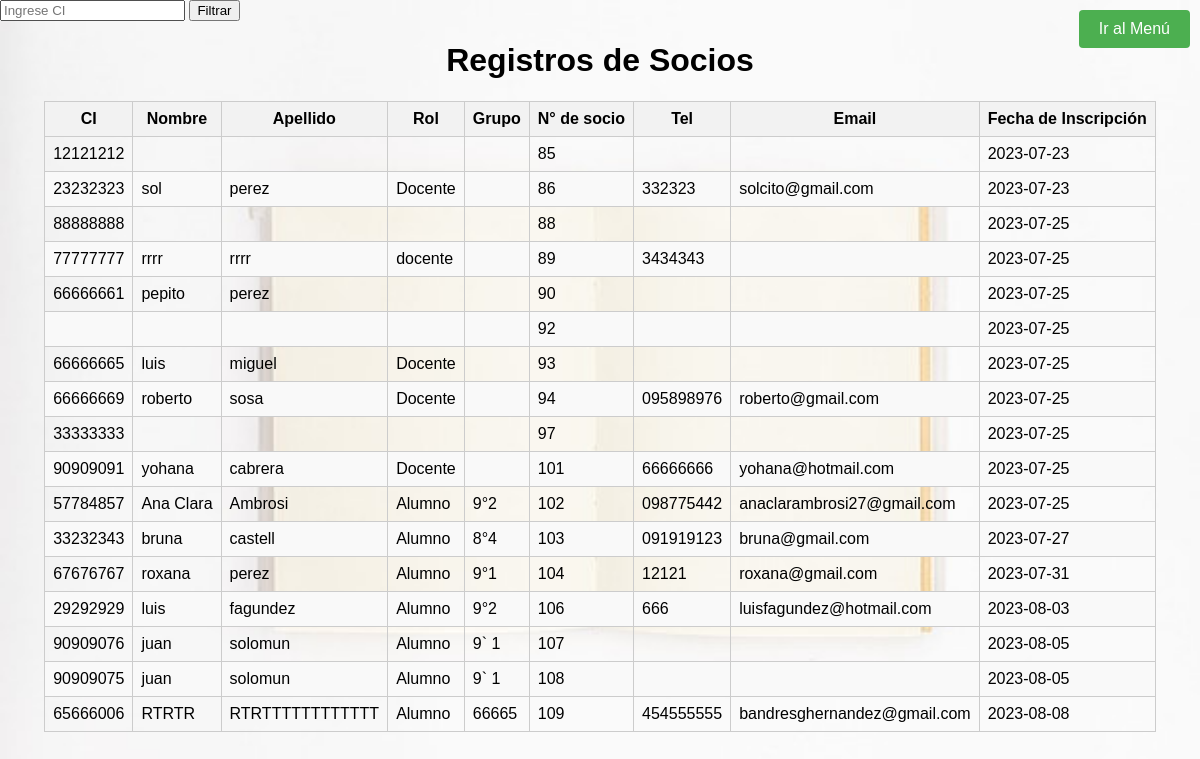
/view/listar_socios.php, run on the app's committed database.
### tables this page shows
CREATE TABLE `socio` (
  `id_socio` int NOT NULL AUTO_INCREMENT,
  `ci` char(8) DEFAULT NULL,
  `fecha_ins` date DEFAULT NULL,
  `borrado` tinyint(1) DEFAULT NULL,
  PRIMARY KEY (`id_socio`)
);

CREATE TABLE `persona` (
  `ci` char(8) NOT NULL,
  `nombre` varchar(15) DEFAULT NULL,
  `apellido` varchar(15) DEFAULT NULL,
  `sexo` varchar(20) DEFAULT NULL,
  `fecha_nac` date DEFAULT NULL,
  `calle` varchar(60) DEFAULT NULL,
  `ciudad` varchar(20) DEFAULT NULL,
  `fijo` char(12) DEFAULT NULL,
  `cel` char(9) DEFAULT NULL,
  `email` varchar(40) DEFAULT NULL,
  `grupo` varchar(10) DEFAULT NULL,
  `tipo` varchar(15) DEFAULT NULL,
  `borrado` tinyint(1) DEFAULT NULL,
  PRIMARY KEY (`ci`)
);

### controller/listarsocio.php (called while the page is built)
<?php
require_once  "../model/conexion.php";
require_once  "../model/funciones.php";
$conn = conectar();
listarsocio ($conn );
?>

### model/funciones.php (the view, shortened to what this page needs)
    <?php
function listarsocio($conn){
    $sql = "SELECT s.ci, id_socio, fecha_ins, nombre, apellido, p.email, p.fijo, p.grupo, p.tipo FROM socio s, persona p
	where p.ci = s.ci and s.borrado is null ";
    $result = $conn->query($sql);
    if ($result->num_rows > 0) {
      while ($row = $result->fetch_assoc()) {
        echo "<tr>";
        echo "<td>" . $row["ci"] . "</td>";
	    echo "<td>" . $row["nombre"] . "</td>";
	    echo "<td>" . $row["apellido"] . "</td>";
				echo "<td>" . $row["tipo"] . "</td>";
		     echo "<td>" . $row["grupo"] . "</td>";
        echo "<td>" . $row["id_socio"] . "</td>";
		echo "<td>" . $row["fijo"] . "</td>";
        echo "<td>" . $row["email"] . "</td>";
        echo "<td>" . $row["fecha_ins"] . "</td>";
        echo "</tr>";
      }
    } else {
	  	  	 	                		        echo "<div style='background-color: #fff; padding: 20px; border-radius: 5px; box-shadow: 0 0 10px rgba(0, 0, 0, 0.1); margin: 0 auto; position: fixed; top: 50%; left: 50%; transform: translate(-50%, -50%);'><p>No hay registros de socios</p></div>";
    }
	}

### view/listar_socios.php (style rules this page uses)
body { font-family: Arial, sans-serif; background-color: #f2f2f2; margin: 0; padding: 20px; background-image: url("fondo/ll.jpg"); background-size: cover; background-repeat: no-repeat; }
body { font-family: Arial, sans-serif; }
th, td { padding: 8px; border: 1px solid #ccc; }
tr:nth-child(even) { background-color: #f9f9f9; }
body { margin: 0; padding: 0; }

### data on the page
socio: ci "12121212", id_socio "85", fecha_ins "2023-07-23"
socio: ci "23232323", persona.nombre "sol", persona.apellido "perez", persona.tipo "Docente", id_socio "86", persona.fijo "332323", persona.email "solcito@gmail.com", fecha_ins "2023-07-23"
socio: ci "88888888", id_socio "88", fecha_ins "2023-07-25"
socio: ci "77777777", persona.nombre "rrrr", persona.apellido "rrrr", persona.tipo "docente", id_socio "89", persona.fijo "3434343", fecha_ins "2023-07-25"
socio: ci "66666661", persona.nombre "pepito", persona.apellido "perez", id_socio "90", fecha_ins "2023-07-25"
socio: id_socio "92", fecha_ins "2023-07-25"
socio: ci "66666665", persona.nombre "luis", persona.apellido "miguel", persona.tipo "Docente", id_socio "93", fecha_ins "2023-07-25"
socio: ci "66666669", persona.nombre "roberto", persona.apellido "sosa", persona.tipo "Docente", id_socio "94", persona.fijo "095898976", persona.email "roberto@gmail.com", fecha_ins "2023-07-25"
socio: ci "33333333", id_socio "97", fecha_ins "2023-07-25"
socio: ci "90909091", persona.nombre "yohana", persona.apellido "cabrera", persona.tipo "Docente", id_socio "101", persona.fijo "66666666", persona.email "yohana@hotmail.com", fecha_ins "2023-07-25"
socio: ci "57784857", persona.nombre "Ana Clara", persona.apellido "Ambrosi", persona.tipo "Alumno", persona.grupo "9°2", id_socio "102", persona.fijo "098775442", persona.email "anaclarambrosi27@gmail.com", fecha_ins "2023-07-25"
socio: ci "33232343", persona.nombre "bruna", persona.apellido "castell", persona.tipo "Alumno", persona.grupo "8°4", id_socio "103", persona.fijo "091919123", persona.email "bruna@gmail.com", fecha_ins "2023-07-27"
socio: ci "67676767", persona.nombre "roxana", persona.apellido "perez", persona.tipo "Alumno", persona.grupo "9°1", id_socio "104", persona.fijo "12121", persona.email "roxana@gmail.com", fecha_ins "2023-07-31"
socio: ci "29292929", persona.nombre "luis", persona.apellido "fagundez", persona.tipo "Alumno", persona.grupo "9°2", id_socio "106", persona.fijo "666", persona.email "luisfagundez@hotmail.com", fecha_ins "2023-08-03"
socio: ci "90909076", persona.nombre "juan", persona.apellido "solomun", persona.tipo "Alumno", persona.grupo "9` 1", id_socio "107", fecha_ins "2023-08-05"
socio: ci "90909075", persona.nombre "juan", persona.apellido "solomun", persona.tipo "Alumno", persona.grupo "9` 1", id_socio "108", fecha_ins "2023-08-05"
socio: ci "65666006", persona.nombre "RTRTR", persona.apellido "RTRTTTTTTTTTTTT", persona.tipo "Alumno", persona.grupo "66665", id_socio "109", persona.fijo "454555555", persona.email "bandresghernandez@gmail.com", fecha_ins "2023-08-08"
